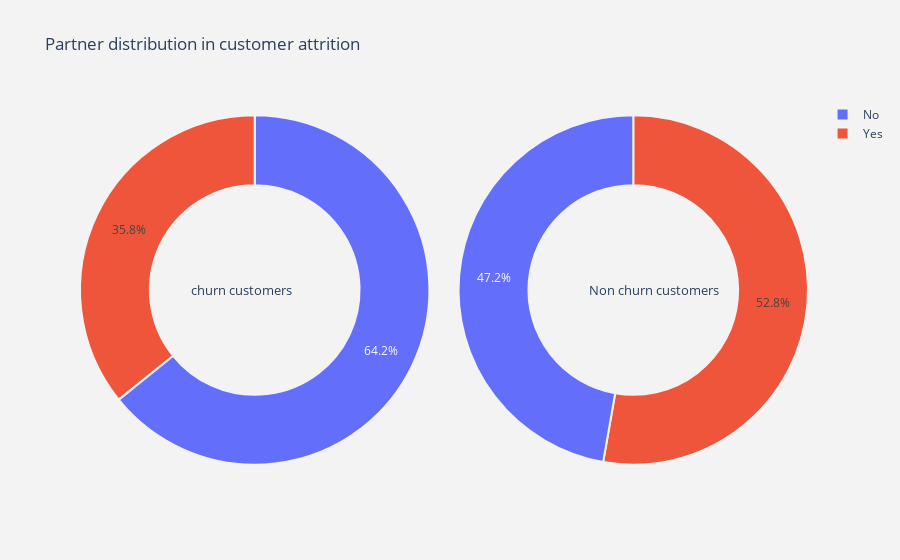

The notebook cell this image was saved under:
### Markdown cell above
### The customers who have a month to month contract have a very high churn rate.

### Code cell
plot_pie('Partner')

### Figure 1 — Plotly figure (JSON) as saved in the notebook; plotly's stock layout.template omitted (floating-point values rounded to 4 significant figures)
{"data": [{"domain": {"x": [0, 0.48]}, "hole": 0.6, "hoverinfo": "label+percent+name", "labels": ["No", "Yes"], "marker": {"line": {"color": "rgb(243,243,243)", "width": 2}}, "name": "Churn Customers", "type": "pie", "values": [1200, 669]}, {"domain": {"x": [0.52, 1]}, "hole": 0.6, "hoverinfo": "label+percent+name", "labels": ["Yes", "No"], "marker": {"line": {"color": "rgb(243,243,243)", "width": 2}}, "name": "Non churn customers", "type": "pie", "values": [2724, 2439]}], "layout": {"annotations": [{"font": {"size": 13}, "showarrow": false, "text": "churn customers", "x": 0.15, "y": 0.5}, {"font": {"size": 13}, "showarrow": false, "text": "Non churn customers", "x": 0.88, "y": 0.5}], "paper_bgcolor": "rgb(243,243,243)", "plot_bgcolor": "rgb(243,243,243)", "title": {"text": "Partner distribution in customer attrition "}}}
